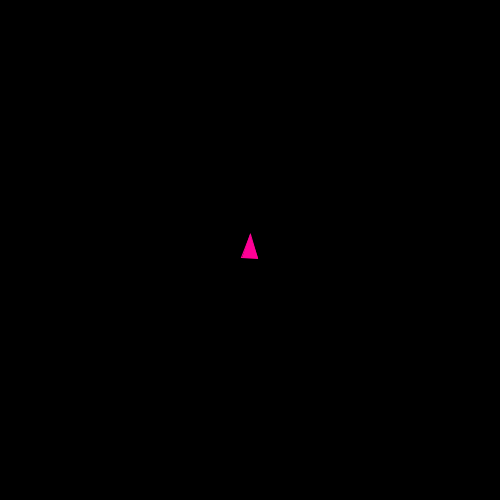
Frame 1 (no input)
Frame 60 (the mouse pressed at the canvas centre just before this capture): identical to frame 1, image omitted
Frame 120 (the mouse held since frame 60 and released just before this capture): identical to frame 1, image omitted

The Processing sketch that drew this single still picture (run headless with seeded random() and noise(); from frame 60 on, the mouse is pressed at the canvas centre):

// Processing sketch: Asteroids
// ── Asteroids.pde
//your variable declarations here
Spaceship wing = new Spaceship();

public void setup() {
    size(500, 500);

}

public void draw() {
    background(0, 0, 0);
    wing.show();
    wing.move();
    // keyPressed();
}

public void keyPressed() {
    if (key == 'w') {
        wing.accelerate(1.5);
    }
    if (key == 'a') {
        wing.turn(-12);
    }
    if (key == 'd') {
        wing.turn(12);
    }
}



class Spaceship extends Floater {
    
    // private int myX, myY;

    public Spaceship() {
        corners = 3;
        xCorners = new int[corners];
        yCorners = new int[corners];
        xCorners[0] = -8;
        yCorners[0] = -8;
        xCorners[1] = 16;
        yCorners[1] = 0;
        xCorners[2] = -8;
        yCorners[2] = 8;

        myCenterX = myCenterY = 250;
        myPointDirection = 270;
        myDirectionX = myDirectionY = 0;
        
        myColor = color(255,0,150);
    }

    public void setX(int x) {myCenterX = x;}
    public double getX() {return myCenterX;}
    public void setDirectionX(double x) {myDirectionX = x;}
    public double getDirectionX() {return myDirectionX;}

    public void setY(int y) {myCenterY = y;}
    public double getY() {return myCenterY;}
    public void setDirectionY(double y) {myDirectionY = y;}
    public double getDirectionY() {return myDirectionY;}

    public void setPointDirection(double degrees) {myPointDirection = degrees;}
    public double getPointDirection() {return myPointDirection;}

}

class Star /*note that this class does NOT extend Floater*/ {
  //your code here
}


//Do NOT modify the Floater class! Make changes in the Spaceship class
abstract class Floater {
    protected int corners;  //the number of corners, a triangular floater has 3
    protected int[] xCorners;
    protected int[] yCorners;
    protected int myColor;
    protected double myCenterX, myCenterY; //holds center coordinates
    protected double myDirectionX, myDirectionY; //holds x and y coordinates of the vector for direction of travel
    protected double myPointDirection; //holds current direction the ship is pointing in degrees

    abstract public void setX(int x);
    abstract public double getX();
    abstract public void setY(int y);
    abstract public double getY();
    abstract public void setDirectionX(double x);
    abstract public double getDirectionX();
    abstract public void setDirectionY(double y);
    abstract public double getDirectionY();
    abstract public void setPointDirection(double degrees);
    abstract public double getPointDirection();

    //Accelerates the floater in the direction it is pointing (myPointDirection)
    public void accelerate(double dAmount) {
        //convert the current direction the floater is pointing to radians
        double dRadians = myPointDirection*(Math.PI/180);
        //change coordinates of direction of travel
        myDirectionX += ((dAmount) * Math.cos(dRadians));
        myDirectionY += ((dAmount) * Math.sin(dRadians));
    }

    public void turn(int nDegreesOfRotation) {
        //rotates the floater by a given number of degrees
        myPointDirection += nDegreesOfRotation;
    }

    //move the floater in the current direction of travel
    public void move() {
        //change the x and y coordinates by myDirectionX and myDirectionY
        myCenterX += myDirectionX;
        myCenterY += myDirectionY;

        //wrap around screen
        if (myCenterX > width) {
            myCenterX = 0;
        } else if (myCenterX < 0) {
            myCenterX = width;
        }

        if(myCenterY > height) {
            myCenterY = 0;
        } else if (myCenterY < 0) {
            myCenterY = height;
        }
    }

    //Draws the floater at the current position
    public void show() {
        fill(myColor);
        stroke(myColor);

        //translate the (x,y) center of the ship to the correct position
        translate((float)myCenterX, (float)myCenterY);

        //convert degrees to radians for rotate()
        float dRadians = (float)(myPointDirection*(Math.PI/180));

        //rotate so that the polygon will be drawn in the correct direction
        rotate(dRadians);

        //draw the polygon
        beginShape();
        for (int nI = 0; nI < corners; nI++) {
            vertex(xCorners[nI], yCorners[nI]);
        }
        endShape(CLOSE);

        //"unrotate" and "untranslate" in reverse order
        rotate(-1*dRadians);
        translate(-1*(float)myCenterX, -1*(float)myCenterY);

        System.out.println("test");
    }
}
